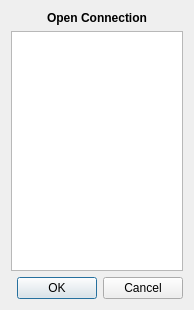
<?xml version="1.0" encoding="UTF-8"?>
<ui version="4.0">
 <class>OpenDialog</class>
 <widget class="QDialog" name="OpenDialog">
  <property name="geometry">
   <rect>
    <x>0</x>
    <y>0</y>
    <width>194</width>
    <height>310</height>
   </rect>
  </property>
  <property name="windowTitle">
   <string>Syleqt Open</string>
  </property>
  <property name="modal">
   <bool>false</bool>
  </property>
  <layout class="QVBoxLayout" name="verticalLayout">
   <item>
    <widget class="QLabel" name="label">
     <property name="font">
      <font>
       <weight>75</weight>
       <bold>true</bold>
      </font>
     </property>
     <property name="text">
      <string>Open Connection</string>
     </property>
     <property name="alignment">
      <set>Qt::AlignCenter</set>
     </property>
     <property name="margin">
      <number>2</number>
     </property>
    </widget>
   </item>
   <item>
    <widget class="QListWidget" name="connectionList"/>
   </item>
   <item>
    <widget class="QDialogButtonBox" name="buttonBox">
     <property name="orientation">
      <enum>Qt::Horizontal</enum>
     </property>
     <property name="standardButtons">
      <set>QDialogButtonBox::Cancel|QDialogButtonBox::Ok</set>
     </property>
    </widget>
   </item>
  </layout>
 </widget>
 <resources/>
 <connections>
  <connection>
   <sender>buttonBox</sender>
   <signal>accepted()</signal>
   <receiver>OpenDialog</receiver>
   <slot>accept()</slot>
   <hints>
    <hint type="sourcelabel">
     <x>184</x>
     <y>300</y>
    </hint>
    <hint type="destinationlabel">
     <x>157</x>
     <y>274</y>
    </hint>
   </hints>
  </connection>
  <connection>
   <sender>buttonBox</sender>
   <signal>rejected()</signal>
   <receiver>OpenDialog</receiver>
   <slot>reject()</slot>
   <hints>
    <hint type="sourcelabel">
     <x>184</x>
     <y>300</y>
    </hint>
    <hint type="destinationlabel">
     <x>286</x>
     <y>274</y>
    </hint>
   </hints>
  </connection>
  <connection>
   <sender>connectionList</sender>
   <signal>itemActivated(QListWidgetItem*)</signal>
   <receiver>OpenDialog</receiver>
   <slot>accept()</slot>
   <hints>
    <hint type="sourcelabel">
     <x>87</x>
     <y>107</y>
    </hint>
    <hint type="destinationlabel">
     <x>5</x>
     <y>68</y>
    </hint>
   </hints>
  </connection>
 </connections>
</ui>
